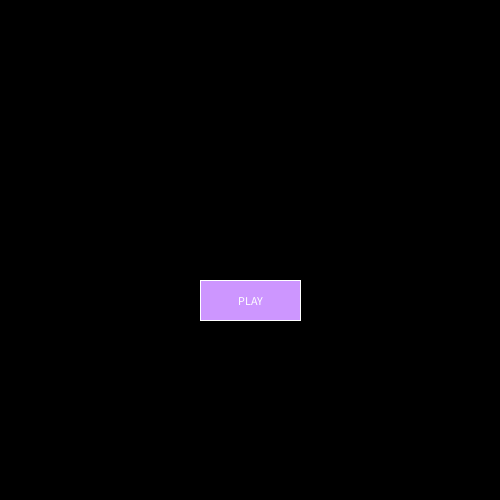
Frame 1 (no input)
Frame 60 (the mouse pressed at the canvas centre just before this capture): identical to frame 1, image omitted
Frame 120 (the mouse held since frame 60 and released just before this capture): identical to frame 1, image omitted

The Processing sketch that drew this single still picture (run headless with seeded random() and noise(); from frame 60 on, the mouse is pressed at the canvas centre):

// Processing sketch: A8_Q2_Starter
// ── A8_Q2_Starter.pde
int scn = 0;     //this variable is used to track which scene is currently active

//REQ: create two Button objects here: 
//  b0: the PLAY button in scene0. 
//  b1: the HOME button in scene1.
//  Use these values for your buttons:
//      b0: x = 250, y = 300, width = 100, height = 40, fill color = light purple, caption = "PLAY"
//      b1: x = 70,  y = 460, width = 100, height = 40, fill color = greenish, caption = "HOME"

Button b0 = new Button(250, 300, 100, 40, "PLAY", color(205, 150, 255));
Button b1 = new Button(70, 460, 100, 40, "HOME", color(0, 255, 0));

void setup(){
  size(500,500);
  colorMode(HSB);
}
void draw(){
  switch(scn){
    case 0: scene0(); break;  //home screen (default)
    case 1: scene1(); break;  //animation from Assignment A6-Q1
  }
}

// ── classes.pde
//REQ: create a Button class here with the specs mentioned in the assignment document.

class Button {
  float x, y, w, h;
  String caption;
  color fillColor;
  
  Button() {
    x = 0;
    y = 0;
    w = 100;
    h = 40;
    
    caption = "Button";
    fillColor=color(0, 0, 200);
  }
  
  Button(float x1, float y1, float w1, float h1, String cap, color col) {
    x = x1;
    y = y1;
    w = w1;
    h = h1;
    
    caption = cap;
    fillColor = col;
  }
  
  boolean mouseOver() {
    return mouseX >= x - w/2 && mouseX <= x + w/2 && mouseY >= y-h/2 && mouseY <= y + h/2;
  }
  
  void display() {
    stroke(255);
    fill(fillColor);
    rectMode(CENTER);
    rect(x, y, w, h);
    
    fill(255);
    textAlign(CENTER, CENTER);
    text(caption, x, y);
  }

}

// ── scene0.pde
void scene0(){  //home screen
  background(0);
  //REQ: copy your code from A7 (and make any necessary changes) to display a welcome message followed by the PLAY button. 
  //     The PLAY button must be drawn using the Button's display function.
  b0.display();
}

// ── scene1.pde
//REQ: put any variables required for your A6_Q1 animation 
int thetaIncrements = 1000;
float scale = 100.0;
float a, b, m1, m2, n1, n2, n3;
float shapeShift = 0;

void scene1() {
  background(0);
  pushMatrix();
  A6_Q1();
  popMatrix();
  //REQ: draw the HOME button here using the Button's display() function
  b1.display();
}

void A6_Q1(){
  //REQ - Copy your code from Q1 in assignment A6 here (modify the code as needed, e.g. to fit the current sketch size) 
  translate(width/2, height/2);
  
  strokeWeight(5);
  strokeCap(ROUND);

  a = 1;
  b = 1;
  m1 = 2;
  m2 = 10;
  n1 = 1.5;
  n2 = 1;
  n3 = 1;
  supershape(a, b, m1, m2, n1, n2, n3);

  a = 1;
  b = 1;
  m1 = 88 + shapeShift;
  m2 = 64 + shapeShift;
  n1 = -20 + shapeShift * 0.15;
  n2 = 1;
  n3 = 1;
  supershape(a, b, m1, m2, n1, n2, n3);
  strokeWeight(1);
}

void supershape(float a, float b, float m1, float m2, float n1, float n2, float n3) {
  float previousX = 0, previousY = 0;
  float x, y;
  float hueSpeed = frameCount * 2;

  for (int i = 0; i <= thetaIncrements; i++) {
    float theta = ((2 * PI) / thetaIncrements) * i;

    float hue = ( i * 255.0 / thetaIncrements + hueSpeed) % 255;
    stroke(hue, 255, 255);

    float r = pow(
      pow(abs(cos((m1 * theta) / 4) / a), n2) +
      pow(abs(cos((m2 * theta) / 4) / b), n3),
      -(1 / n1)
    );

    x = r * cos(theta) * scale;
    y = r * sin(theta) * scale;

    if (i != 0) line(x, y, previousX, previousY);

    previousX = x;
    previousY = y;
  }
}
